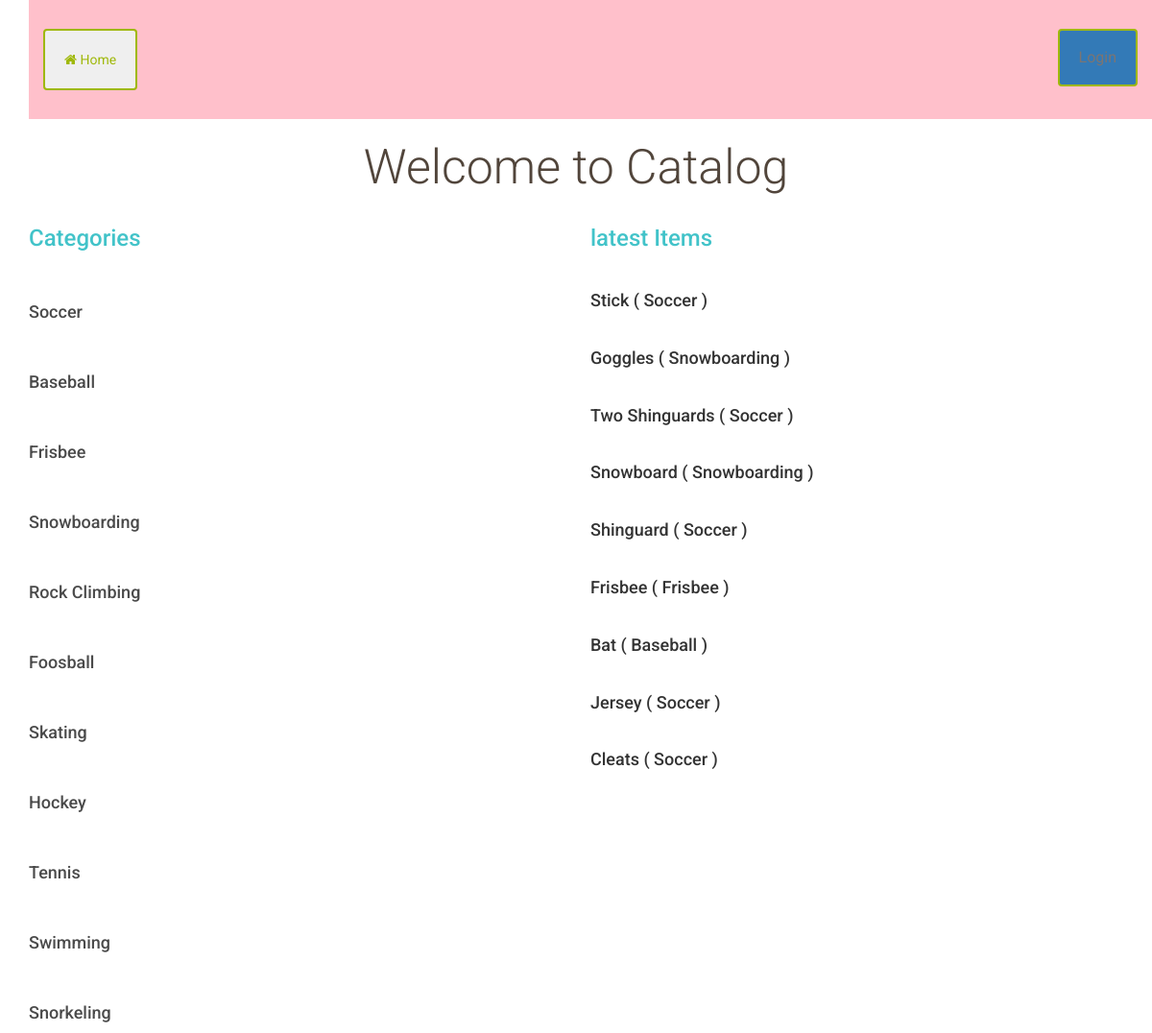
The app's page /Catalog/, older data.
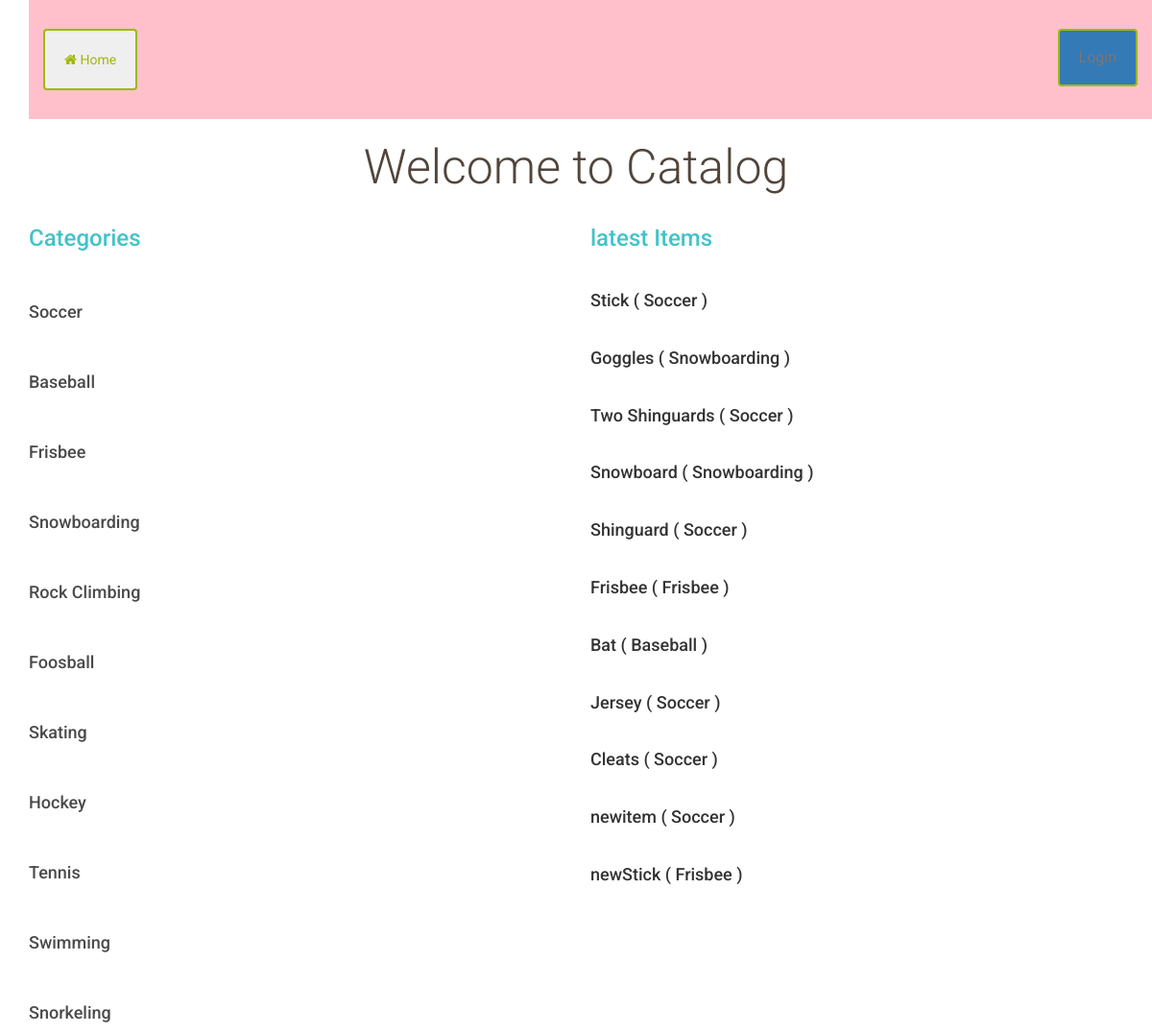
The same page, newer data.
### database_setup.py (models this page shows, shortened)
class Category(Base):
    __tablename__ = "category"
    id = Column(Integer, primary_key=True)
    name = Column(String(250), nullable=False)
    user_id = Column(Integer, ForeignKey('user.id'))
    user = relationship(User)

class Items(Base):
    __tablename__ = "items"
    name = Column(String(80), nullable=False)
    id = Column(Integer, primary_key=True)
    description = Column(String(250))
    category_id = Column(Integer, ForeignKey('category.id'))
    category = relationship(Category)
    user_id = Column(Integer, ForeignKey('user.id'))
    user = relationship(User)

### project.py (the view)
@app.route('/')
@app.route('/Catalog/')
def show_categories():
    category = session.query(Category)
    items = session.query(Items).all()
    return render_template("Categories.html", category=category, items=items)

### templates/Categories.html
{% extends "main.html" %}
{% block content %}
{% include "header.html" %}
<html>
<center><h1>Welcome to Catalog</h1></center>
<div class="row">
      <div class="col-sm-6">
              <h2>Categories</h2>
	{% for cat in category %}
    <br>
  			<a href='{{url_for("showCategory",category_name= cat.name) }}'> <h3>{{cat.name}}</h3> </a>
	{% endfor %}
    </div>
    <div class="col-sm-6" >
      <p>
     <h2>latest Items</h2>
        <br>
       {% for item in items:%}
  <h4>  {{item.name + " ( " + item.category.name + " ) "}}</h4>
        <br>
        {%endfor%}
        </p>
    </div>
</div>
</html>
{% endblock %}

### templates/main.html (shortened to what this page needs)
<!DOCTYPE html>
<html lang="en">
	<head>
		<link rel="stylesheet" href="//netdna.bootstrapcdn.com/bootstrap/3.1.1/css/bootstrap.min.css">
		<link href="https://stackpath.bootstrapcdn.com/font-awesome/4.7.0/css/font-awesome.min.css" rel="stylesheet">
		<link rel=stylesheet type=text/css href="{{ url_for('static', filename='styles.css') }}">
	</head>
	<body>
		<div class="container">
			{% block content %}
			{% endblock %}
		</div>
	</body>
</html>

### templates/header.html (shortened to what this page needs)
<div class="container">
<div class="row top-menu" id="toprow" >
	<div class="col-md-6">
			<button class="btn" href="{{url_for('show_categories')}}"><i class="fa fa-home"></i> Home</button>
	</div>
	<div class="col-md-6 text-right">
		{%if 'username' not in session %}
		<a class="btn btn-primary"  href="{{url_for('login')}}">
   Login</a>
		{% else %}
				<a class="btn btn-danger"  href="{{url_for('logout')}}">
						Logout
					<i class="icon-refresh icon-spin"></i></a>
{% endif %}
	</div>
</div>
</div>

### static/styles.css (style rules this page uses)
html { box-sizing: border-box; background:url('background.jpg')no-repeat center center fixed; width:100%; min-height:600px; -webkit-background-size:cover; -moz-background-size:cover; -o-background-size:cover; background-size:cover; }
#toprow { background-color: pink; }
* { font-family: "Helvetica Neue Bold", Roboto, Helvetica, Arial, sans-serif; font-weight: 700; }
h1 { font-family: "Helvetica Neue Light", Roboto, Helvetica, Arial, sans-serif; font-size: 50px; color: #51453B; line-height: 60px; font-weight: 300; }
h2 { font-size: 24px; color: #42C3C9; line-height: 29px; }
h3 { font-size: 18px; color: #4A4A4A; line-height: 23px; }
p { font-family: "Helvetica Neue", Roboto, Helvetica, Arial, sans-serif; font-size: 16px; color: #7B7573; line-height: 24px; font-weight: 400; }
a { font-size: 14px; color: #0093B9; line-height: 17px; }
.btn { padding: 20px; margin: 0; border-color: #9FB80A; border-width: 2px; color: #9FB80A;; }
.top-menu { padding-top: 30px; padding-bottom: 30px; }
.top-menu a { margin-bottom: 0; line-height: 16px; font-size: 16px; color: #7B7573; font-weight: 400; }

Row changes from the older to the newer data that the page shows:
added Items: name.name "newitem ( Soccer )"
added Items: name.name "newStick ( Frisbee )"
